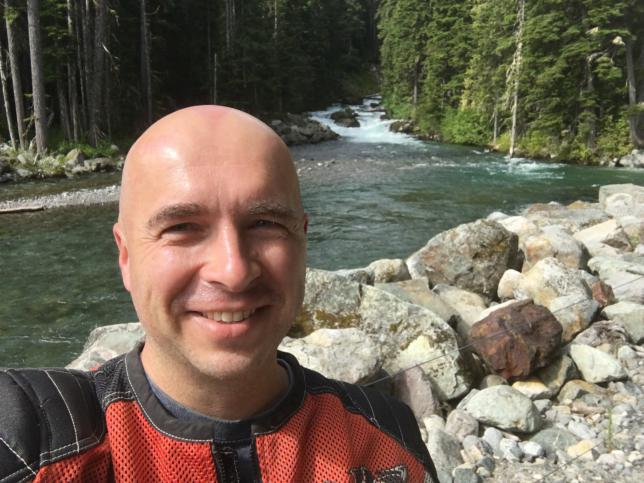
#> input picture me.JPG, 644 x 483 px, given in place of caterpillar.jpeg, which was not available
$ jupyter execute --allow-errors ImageOperations.ipynb   (shell and % lines are left out)   (text cells are left out)
#> lines starting #> are read from the running program, lines starting #| are printed output that depends on the picture; pictures that were not available may be replaced by others from this repository, and a replacement may not be noted
[cell 1]
# pip3 install scikit-image
from skimage import io, data, color
from skimage.transform import rescale, resize, downscale_local_mean, rotate

[cell 2]
file1 = 'caterpillar.jpeg'
image = io.imread(file1)
#> image is the input picture: shape (483, 644, 3); mean R, G, B 114.7, 103.9, 88.5
print(image.shape)
#| (483, 644, 3)
image2 = resize(image, (50, 50))
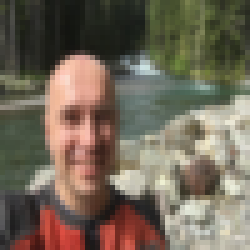
#> image2: shape (50, 50, 3) float64 (shown 5 times larger); mean R, G, B 0.45, 0.407, 0.347
print(image2.shape)
#| (50, 50, 3)
io.imshow(image2)
io.show()

#> (a cell that did not finish here is left out)

#> (a cell that did not finish here is left out)

#> (a cell that did not finish here is left out)

#> (a cell that did not finish here is left out)

[cell 7]
# pip3 install scikit-image
from skimage import io, data, color
from skimage.transform import rescale, resize, downscale_local_mean, rotate

me = "IMG_7466.JPG"
k = 4
image = io.imread(me)
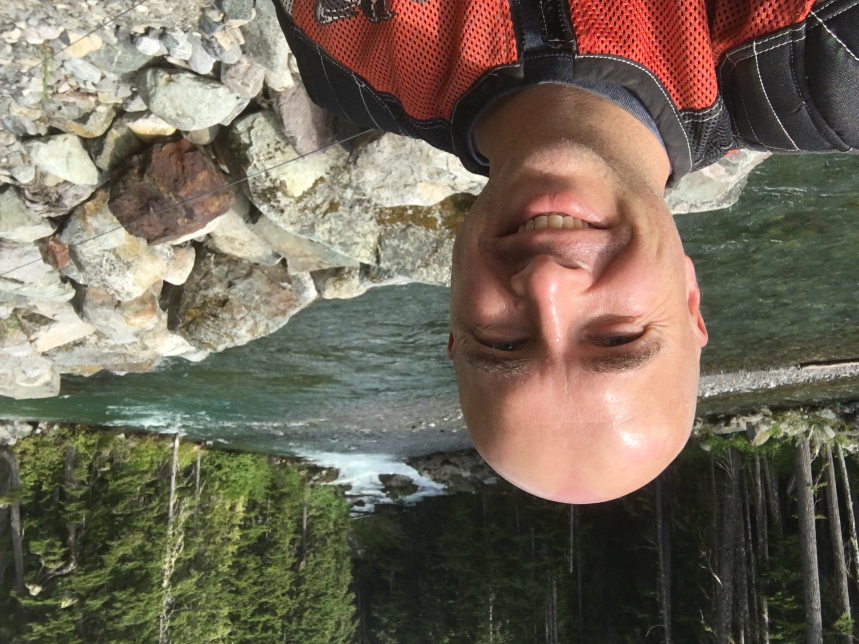
#> input picture IMG_7466.JPG, 2576 x 1932 px (shown at 1/3 size)
#> image is the input picture: shape (1932, 2576, 3); mean R, G, B 115.8, 105.1, 89.5
print(image.shape)
#| (1932, 2576, 3)
image2 = resize(image, (int(image.shape[0]/k), int(image.shape[1]/k)))
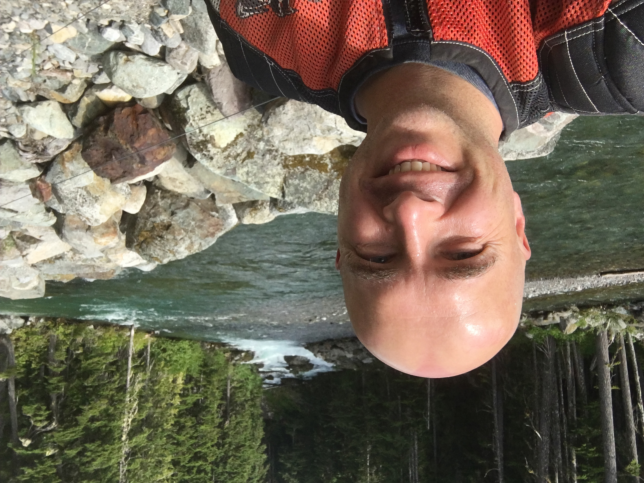
#> image2: shape (483, 644, 3) float64; mean R, G, B 0.454, 0.412, 0.351
print(image2.shape)
#| (483, 644, 3)
io.imshow(image2)
io.show()
#> (the rest of this cell did not finish here and is left out)
